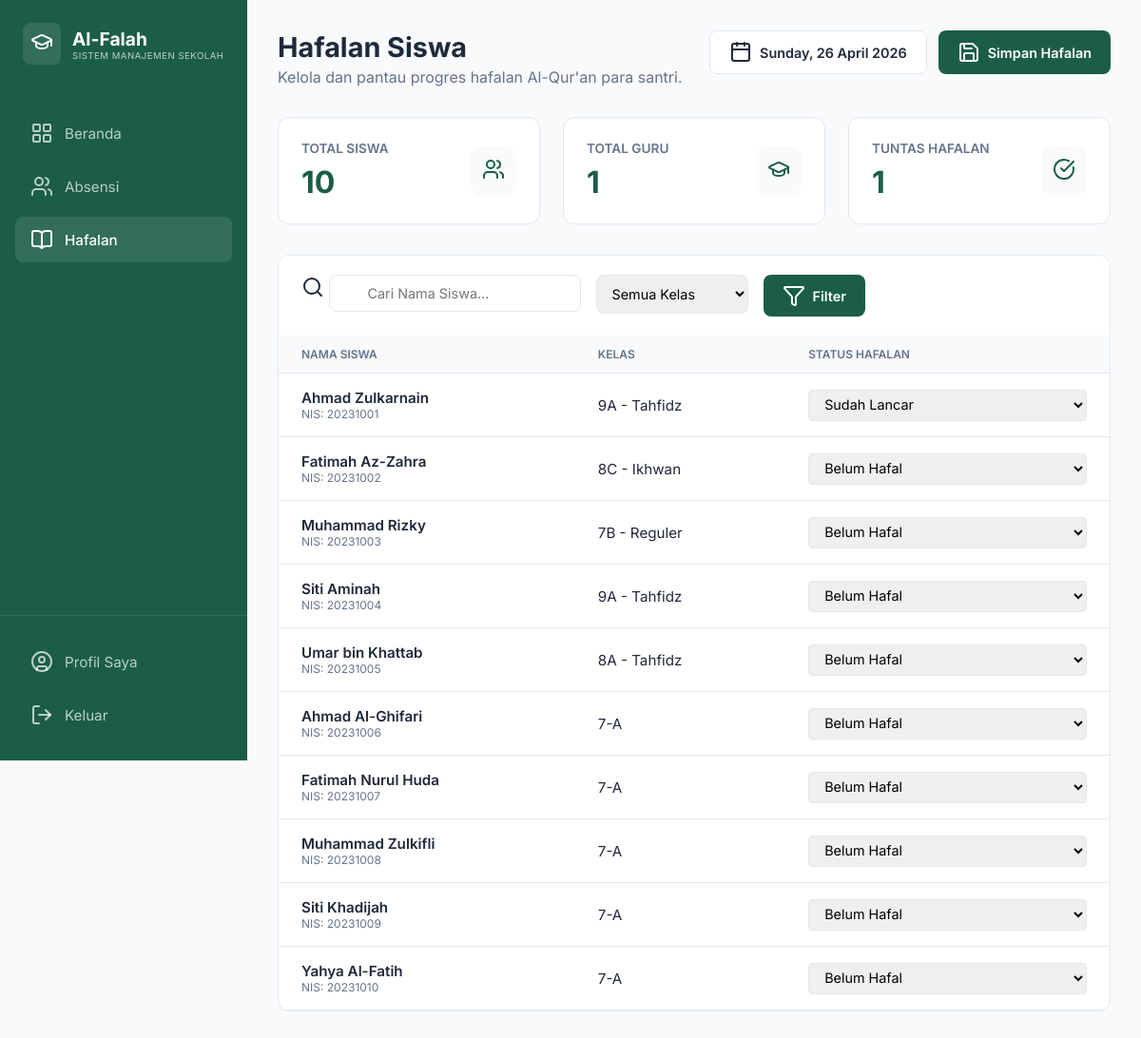
Page /hafalan.php (signed in) on the committed database.
### tables this page shows
CREATE TABLE `hafalan` (
  `id` int NOT NULL,
  `siswa_id` int DEFAULT NULL,
  `status` enum('Belum Hafal','Masih Menghafal','Sudah Lancar') DEFAULT NULL,
  `updated_by` int DEFAULT NULL,
  `updated_at` timestamp NULL DEFAULT CURRENT_TIMESTAMP ON UPDATE CURRENT_TIMESTAMP
);

CREATE TABLE `siswa` (
  `id` int NOT NULL,
  `nama` varchar(100) DEFAULT NULL,
  `nis` varchar(20) DEFAULT NULL,
  `jenis_kelamin` enum('Laki-laki','Perempuan') DEFAULT NULL,
  `kelas` varchar(20) DEFAULT NULL,
  `status` enum('aktif','tidak_aktif') DEFAULT 'aktif',
  `created_at` timestamp NULL DEFAULT CURRENT_TIMESTAMP
);

### hafalan.php (the view, shortened to what this page needs)
<?php
require_once 'config/db.php';
$totalSiswa = $pdo->query("SELECT COUNT(*) FROM siswa")->fetchColumn();
$totalGuru = $pdo->query("SELECT COUNT(*) FROM users WHERE role = 'admin_guru'")->fetchColumn();
$tuntasHafalan = $pdo->query("SELECT COUNT(*) FROM hafalan WHERE status = 'Sudah Lancar'")->fetchColumn();
$search = $_GET['search'] ?? '';
$query = "
    SELECT s.*, h.status as status_hafalan
    FROM siswa s
    LEFT JOIN hafalan h ON s.id = h.siswa_id
    WHERE 1=1
";
$params = [];
$stmt = $pdo->prepare($query);
$stmt->execute($params);
$siswaList = $stmt->fetchAll();
require_once 'includes/header.php';
require_once 'includes/sidebar.php';
?>
<header class="page-header">
    <div class="header-title">
        <h2>Hafalan Siswa</h2>
        <p>Kelola dan pantau progres hafalan Al-Qur'an para santri.</p>
    </div>
    <div class="header-actions">
        <div class="btn btn-outline">
            <i data-lucide="calendar"></i>
            <span><?php echo date('l, d F Y'); ?></span>
        </div>
        <?php if ($_SESSION['role'] === 'admin_guru'): ?>
            <button type="submit" form="hafalanForm" class="btn btn-primary">
                <i data-lucide="save"></i>
                <span>Simpan Hafalan</span>
            </button>
        <?php endif; ?>
    </div>
</header>
<div class="stats-container">
    <div class="stat-card">
        <div class="stat-info">
            <p>Total Siswa</p>
            <h3><?php echo number_format($totalSiswa, 0, ',', '.'); ?></h3>
        </div>
        <div class="stat-icon">
            <i data-lucide="users" size="28"></i>
        </div>
    </div>
    <div class="stat-card">
        <div class="stat-info">
            <p>Total Guru</p>
            <h3><?php echo number_format($totalGuru, 0, ',', '.'); ?></h3>
        </div>
        <div class="stat-icon">
            <i data-lucide="graduation-cap" size="28"></i>
        </div>
    </div>
    <div class="stat-card">
        <div class="stat-info">
            <p>Tuntas Hafalan</p>
            <h3><?php echo number_format($tuntasHafalan, 0, ',', '.'); ?></h3>
        </div>
        <div class="stat-icon">
            <i data-lucide="check-circle" size="28"></i>
        </div>
    </div>
</div>
<div class="data-card">
    <div class="table-controls">
        <form action="" method="GET" class="search-filter">
            <div class="input-group">
                <i data-lucide="search"></i>
                <input type="text" name="search" placeholder="Cari Nama Siswa..." value="<?php echo htmlspecialchars($search); ?>">
            </div>
            <div class="input-group">
                <select name="kelas">
                    <option value="">Semua Kelas</option>
                </select>
            </div>
            <button type="submit" class="btn btn-primary">
                <i data-lucide="filter"></i>
                <span>Filter</span>
            </button>
        </form>
    </div>
    <form id="hafalanForm" action="" method="POST">
        <table>
            <thead>
                <tr>
                    <th>Nama Siswa</th>
                    <th>Kelas</th>
                    <th>Status Hafalan</th>
                </tr>
            </thead>
            <tbody>
                <?php foreach ($siswaList as $siswa): ?>
                <tr>
                    <td>
                        <div style="display: flex; flex-direction: column;">
                            <span style="font-weight: 600;"><?php echo htmlspecialchars($siswa['nama']); ?></span>
                            <span style="font-size: 0.75rem; color: var(--text-muted);">NIS: <?php echo htmlspecialchars($siswa['nis']); ?></span>
                        </div>
                    </td>
                    <td><?php echo htmlspecialchars($siswa['kelas']); ?></td>
                    <td>
                        <div class="input-group">
                            <select name="status_hafalan[<?php echo $siswa['id']; ?>]"
                                    class="status-select"
                                    <?php echo ($_SESSION['role'] === 'kepala_sekolah') ? 'disabled' : ''; ?>
                                    style="padding: 6px 12px; border-radius: 4px; border: 1px solid var(--border-color); width: 100%;">
                                <option value="Belum Hafal" <?php echo ($siswa['status_hafalan'] == 'Belum Hafal') ? 'selected' : ''; ?>>Belum Hafal</option>
                                <option value="Sudah Lancar" <?php echo ($siswa['status_hafalan'] == 'Sudah Lancar') ? 'selected' : ''; ?>>Sudah Lancar</option>
                            </select>
                        </div>
                    </td>
                </tr>
                <?php endforeach; ?>
            </tbody>
        </table>
    </form>
</div>
<?php
require_once 'includes/footer.php';
?>

### assets/style.css (style rules this page uses)
:root { --primary-color: #1B5E45; --primary-hover: #144533; --bg-color: #F8FAFC; --sidebar-bg: #1B5E45; --sidebar-hover: #267a5b; --text-main: #1E293B; --text-muted: #64748B; --white: #FFFFFF; --border-color: #E2E8F0; --success-bg: #DCFCE7; --success-text: #166534; --info-bg: #DBEAFE; --info-text: #1E40AF; --error-bg: #FEE2E2; --error-text: #991B1B; }
* { margin: 0; padding: 0; box-sizing: border-box; font-family: 'Inter', sans-serif; }
body { background-color: var(--bg-color); color: var(--text-main); overflow-x: hidden; }
.page-header { display: flex; justify-content: space-between; align-items: flex-start; margin-bottom: 32px; }
.header-title h2 { font-size: 1.8rem; font-weight: 700; margin-bottom: 4px; }
.header-title p { color: var(--text-muted); }
.header-actions { display: flex; gap: 12px; }
.stats-container { display: grid; grid-template-columns: repeat(3, 1fr); gap: 24px; margin-bottom: 32px; }
.stat-card { background: var(--white); padding: 24px; border-radius: 12px; border: 1px solid var(--border-color); display: flex; justify-content: space-between; align-items: center; }
.stat-info p { color: var(--text-muted); font-size: 0.85rem; font-weight: 600; text-transform: uppercase; margin-bottom: 8px; }
.stat-info h3 { font-size: 2rem; font-weight: 700; color: var(--primary-color); }
.stat-icon { padding: 12px; border-radius: 12px; background-color: var(--bg-color); color: var(--primary-color); }
.data-card { background: var(--white); border-radius: 12px; border: 1px solid var(--border-color); overflow: hidden; }
.table-controls { padding: 20px 24px; display: flex; justify-content: space-between; align-items: center; background-color: var(--white); }
.search-filter { display: flex; gap: 16px; }
.input-group { position: relative; }
.input-group input, .input-group select { padding: 10px 12px 10px 40px; border: 1px solid var(--border-color); border-radius: 8px; outline: none; font-size: 0.9rem; min-width: 240px; }
.input-group select { padding-left: 12px; min-width: 160px; }
.btn { padding: 10px 20px; border-radius: 8px; font-weight: 600; font-size: 0.9rem; cursor: pointer; display: flex; align-items: center; gap: 8px; border: none; transition: all 0.2s; }
.btn-primary { background-color: var(--primary-color); color: var(--white); }
.btn-outline { background-color: var(--white); border: 1px solid var(--border-color); color: var(--text-main); }
table { width: 100%; border-collapse: collapse; }
thead th { background-color: #F8FAFC; text-align: left; padding: 12px 24px; font-size: 0.75rem; font-weight: 600; text-transform: uppercase; color: var(--text-muted); border-bottom: 1px solid var(--border-color); }
tbody td { padding: 16px 24px; border-bottom: 1px solid var(--border-color); font-size: 0.95rem; }

### rows in the picture
hafalan: siswa.nama "Ahmad Zulkarnain", siswa.nis "20231001", siswa.kelas "9A - Tahfidz", status+siswa "Sudah Lancar"
hafalan: siswa.nama "Fatimah Az-Zahra", siswa.nis "20231002", siswa.kelas "8C - Ikhwan", status+siswa "Belum Hafal"
hafalan: siswa.nama "Muhammad Rizky", siswa.nis "20231003", siswa.kelas "7B - Reguler", status+siswa "Belum Hafal"
hafalan: siswa.nama "Siti Aminah", siswa.nis "20231004", siswa.kelas "9A - Tahfidz", status+siswa "Belum Hafal"
hafalan: siswa.nama "Umar bin Khattab", siswa.nis "20231005", siswa.kelas "8A - Tahfidz", status+siswa "Belum Hafal"
hafalan: siswa.nama "Ahmad Al-Ghifari", siswa.nis "20231006", siswa.kelas "7-A", status+siswa "Belum Hafal"
hafalan: siswa.nama "Fatimah Nurul Huda", siswa.nis "20231007", siswa.kelas "7-A", status+siswa "Belum Hafal"
hafalan: siswa.nama "Muhammad Zulkifli", siswa.nis "20231008", siswa.kelas "7-A", status+siswa "Belum Hafal"
hafalan: siswa.nama "Siti Khadijah", siswa.nis "20231009", siswa.kelas "7-A", status+siswa "Belum Hafal"
hafalan: siswa.nama "Yahya Al-Fatih", siswa.nis "20231010", siswa.kelas "7-A", status+siswa "Belum Hafal"

### other values in the picture
$totalSiswa "10"
$totalGuru "1"
$tuntasHafalan "1"
